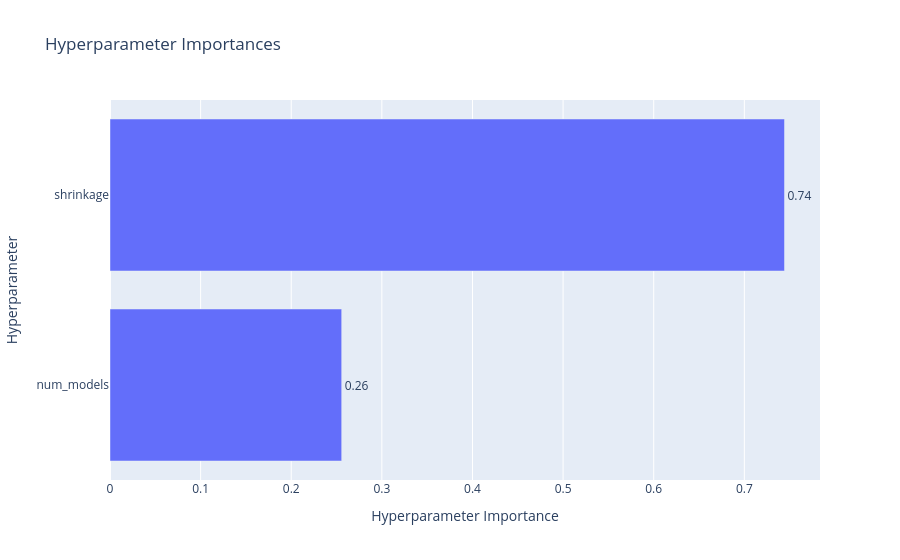

Notebook cell for this chart:
### Code cell
# 绘制参数重要性（看看是 num_models 重要还是 shrinkage 重要）
optuna.visualization.plot_param_importances(study)

### Figure 1 — Plotly figure (JSON) as saved in the notebook; plotly's stock layout.template omitted (floating-point values rounded to 4 significant figures)
{"data": [{"cliponaxis": false, "hovertemplate": ["num_models (IntDistribution): 0.2556665657126448<extra></extra>", "shrinkage (FloatDistribution): 0.7443334342873551<extra></extra>"], "name": "Objective Value", "orientation": "h", "text": ["0.26", "0.74"], "textposition": "outside", "type": "bar", "x": [0.2557, 0.7443], "y": ["num_models", "shrinkage"]}], "layout": {"title": {"text": "Hyperparameter Importances"}, "xaxis": {"title": {"text": "Hyperparameter Importance"}}, "yaxis": {"title": {"text": "Hyperparameter"}}}}
